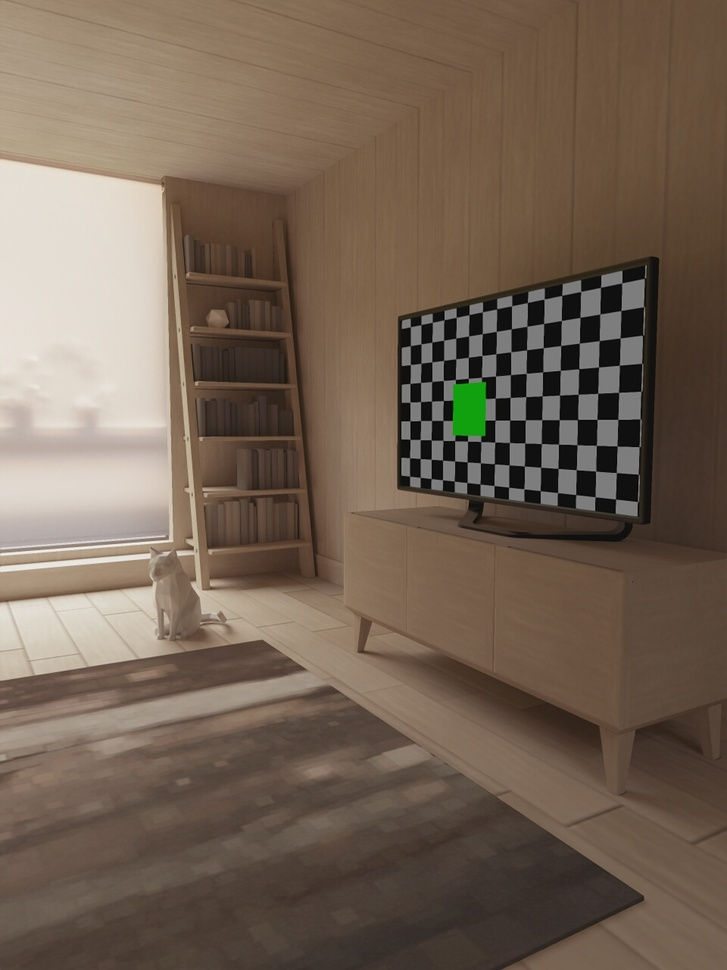
#> input picture 图片仿射变换/test.jpg, 727 x 970 px, shrunk from 960 x 1280 before the run
$ jupyter execute '图片仿射变换.ipynb'
#> lines starting #> are read from the running program, lines starting #| are printed output that depends on the picture
[cell 1]
import cv2
import numpy as np
img = cv2.imread('test.jpg', 1)
#> img is the input picture: shape (970, 727, 3); mean B, G, R 84.3, 99.3, 116.1
cv2.imshow('src', img)
height = img.shape[0]
#> height = 970
width = img.shape[1]
#> width = 727
# 左上 左下 右上 三个点的映射
matSrc = np.float32([[0, 0], [0, height - 1], [width - 1, 0]])
#> matSrc = [[0, 0], [0, 969], [726, 0]]
matDst = np.float32([[50, 50], [100, height - 100], [ width - 100, 100]])
#> matDst = [[50, 50], [100, 870], [627, 100]]
# 组合
matAffine = cv2.getAffineTransform(matSrc, matDst)
dst = cv2.warpAffine(img, matAffine, (width, height))
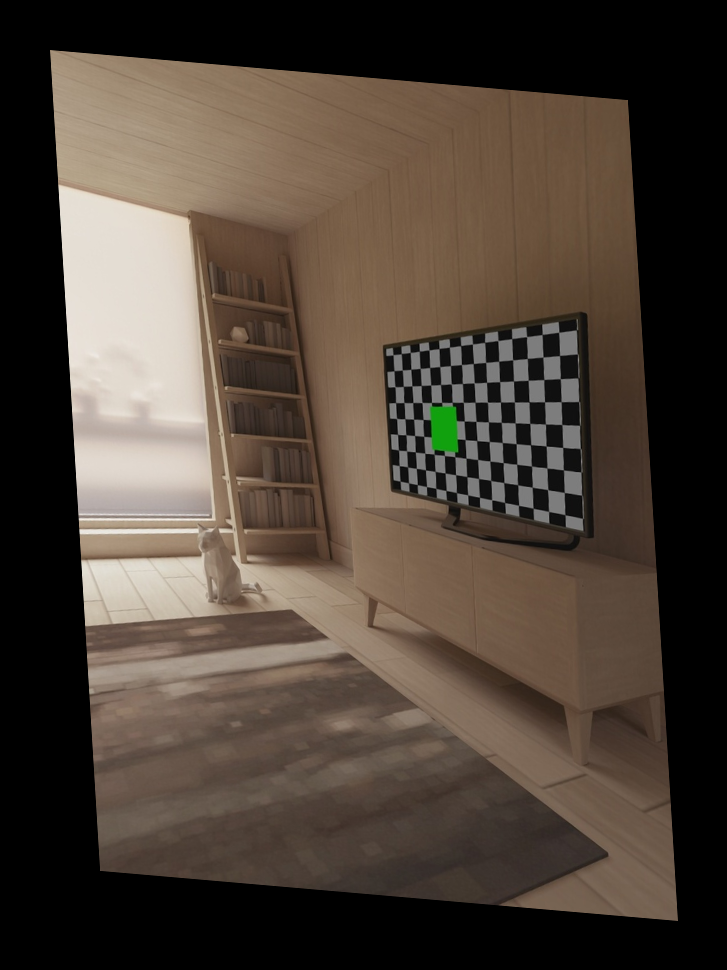
#> dst: shape (970, 727, 3); mean B, G, R 56.4, 66.4, 77.7
cv2.imshow('dst', dst)
cv2.waitKey(0)
